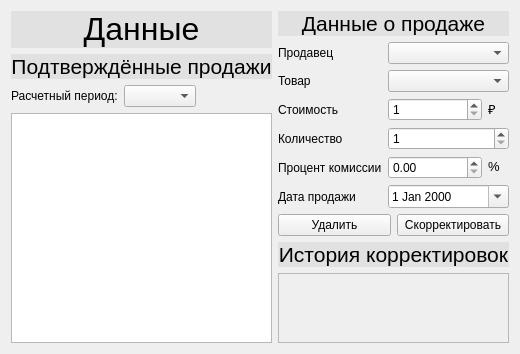
              <widget class="QWidget" name="tabCorrection">
               <attribute name="title">
                <string>Корректировки</string>
               </attribute>
               <layout class="QHBoxLayout" name="horizontalLayout_7">
                <item>
                 <layout class="QVBoxLayout" name="verticalLayout_11">
                  <item>
                   <widget class="QLabel" name="label_32">
                    <property name="styleSheet">
                     <string notr="true">QLabel { background-color: rgb(225, 225, 225) }</string>
                    </property>
                    <property name="text">
                     <string>&lt;html&gt;&lt;head/&gt;&lt;body&gt;&lt;p align=&quot;center&quot;&gt;&lt;span style=&quot; font-size:24pt;&quot;&gt;Данные&lt;/span&gt;&lt;/p&gt;&lt;/body&gt;&lt;/html&gt;</string>
                    </property>
                   </widget>
                  </item>
                  <item>
                   <widget class="QLabel" name="label_33">
                    <property name="styleSheet">
                     <string notr="true">QLabel { background-color: rgb(225, 225, 225) }</string>
                    </property>
                    <property name="text">
                     <string>&lt;html&gt;&lt;head/&gt;&lt;body&gt;&lt;p align=&quot;center&quot;&gt;&lt;span style=&quot; font-size:16pt;&quot;&gt;Подтверждённые продажи&lt;/span&gt;&lt;/p&gt;&lt;/body&gt;&lt;/html&gt;</string>
                    </property>
                   </widget>
                  </item>
                  <item>
                   <layout class="QHBoxLayout" name="horizontalLayout_25">
                    <item>
                     <widget class="QLabel" name="label_34">
                      <property name="text">
                       <string>Расчетный период:</string>
                      </property>
                     </widget>
                    </item>
                    <item>
                     <widget class="QComboBox" name="accountingPeriodComboBox"/>
                    </item>
                    <item>
                     <spacer name="horizontalSpacer_6">
                      <property name="orientation">
                       <enum>Qt::Horizontal</enum>
                      </property>
                      <property name="sizeHint" stdset="0">
                       <size>
                        <width>40</width>
                        <height>20</height>
                       </size>
                      </property>
                     </spacer>
                    </item>
                   </layout>
                  </item>
                  <item>
                   <widget class="QTableView" name="saleForCorrectionTable">
                    <property name="showGrid">
                     <bool>true</bool>
                    </property>
                    <attribute name="horizontalHeaderCascadingSectionResizes">
                     <bool>false</bool>
                    </attribute>
                   </widget>
                  </item>
                 </layout>
                </item>
                <item>
                 <layout class="QVBoxLayout" name="verticalLayout_12">
                  <item>
                   <widget class="QLabel" name="label_35">
                    <property name="styleSheet">
                     <string notr="true">QLabel { background-color: rgb(225, 225, 225) }</string>
                    </property>
                    <property name="text">
                     <string>&lt;html&gt;&lt;head/&gt;&lt;body&gt;&lt;p align=&quot;center&quot;&gt;&lt;span style=&quot; font-size:16pt;&quot;&gt;Данные о продаже&lt;/span&gt;&lt;/p&gt;&lt;/body&gt;&lt;/html&gt;</string>
                    </property>
                   </widget>
                  </item>
                  <item>
                   <layout class="QFormLayout" name="formLayout_7">
                    <item row="0" column="0">
                     <widget class="QLabel" name="label_36">
                      <property name="text">
                       <string>Продавец</string>
                      </property>
                     </widget>
                    </item>
                    <item row="0" column="1">
                     <widget class="QComboBox" name="correctionSalerComboBox"/>
                    </item>
                    <item row="1" column="0">
                     <widget class="QLabel" name="label_37">
                      <property name="text">
                       <string>Товар</string>
                      </property>
                     </widget>
                    </item>
                    <item row="1" column="1">
                     <widget class="QComboBox" name="correctionProductComboBox"/>
                    </item>
                    <item row="2" column="0">
                     <widget class="QLabel" name="label_38">
                      <property name="text">
                       <string>Стоимость</string>
                      </property>
                     </widget>
                    </item>
                    <item row="2" column="1">
                     <layout class="QHBoxLayout" name="horizontalLayout_5">
                      <item>
                       <widget class="QSpinBox" name="correctionPrice">
                        <property name="minimum">
                         <number>1</number>
                        </property>
                        <property name="maximum">
                         <number>99999999</number>
                        </property>
                       </widget>
                      </item>
                      <item>
                       <widget class="QLabel" name="label_39">
                        <property name="minimumSize">
                         <size>
                          <width>21</width>
                          <height>18</height>
                         </size>
                        </property>
                        <property name="maximumSize">
                         <size>
                          <width>21</width>
                          <height>18</height>
                         </size>
                        </property>
                        <property name="text">
                         <string>&lt;html&gt;&lt;head/&gt;&lt;body&gt;&lt;p&gt;&lt;span style=&quot; font-size:10pt;&quot;&gt;₽&lt;/span&gt;&lt;/p&gt;&lt;/body&gt;&lt;/html&gt;</string>
                        </property>
                       </widget>
                      </item>
                     </layout>
                    </item>
                    <item row="3" column="0">
                     <widget class="QLabel" name="label_40">
                      <property name="text">
                       <string>Количество</string>
                      </property>
                     </widget>
                    </item>
                    <item row="3" column="1">
                     <widget class="QSpinBox" name="correctionProductsCount">
                      <property name="minimum">
                       <number>1</number>
                      </property>
                      <property name="maximum">
                       <number>999</number>
                      </property>
                     </widget>
                    </item>
                    <item row="4" column="0">
                     <widget class="QLabel" name="label_41">
                      <property name="text">
                       <string>Процент комиссии</string>
                      </property>
                     </widget>
                    </item>
                    <item row="4" column="1">
                     <layout class="QHBoxLayout" name="horizontalLayout_6">
                      <item>
                       <widget class="QDoubleSpinBox" name="correctionPercent">
                        <property name="maximum">
                         <double>100.000000000000000</double>
                        </property>
                       </widget>
                      </item>
                      <item>
                       <widget class="QLabel" name="label_42">
                        <property name="minimumSize">
                         <size>
                          <width>21</width>
                          <height>18</height>
                         </size>
                        </property>
                        <property name="maximumSize">
                         <size>
                          <width>21</width>
                          <height>18</height>
                         </size>
                        </property>
                        <property name="text">
                         <string>&lt;html&gt;&lt;head/&gt;&lt;body&gt;&lt;p&gt;&lt;span style=&quot; font-size:10pt;&quot;&gt;%&lt;/span&gt;&lt;/p&gt;&lt;/body&gt;&lt;/html&gt;</string>
                        </property>
                       </widget>
                      </item>
                     </layout>
                    </item>
                    <item row="5" column="0">
                     <widget class="QLabel" name="label_43">
                      <property name="text">
                       <string>Дата продажи</string>
                      </property>
                     </widget>
                    </item>
                    <item row="5" column="1">
                     <widget class="QDateEdit" name="correctionDateOfSale">
                      <property name="enabled">
                       <bool>true</bool>
                      </property>
                      <property name="wrapping">
                       <bool>false</bool>
                      </property>
                      <property name="frame">
                       <bool>true</bool>
                      </property>
                      <property name="buttonSymbols">
                       <enum>QAbstractSpinBox::UpDownArrows</enum>
                      </property>
                      <property name="keyboardTracking">
                       <bool>true</bool>
                      </property>
                      <property name="showGroupSeparator" stdset="0">
                       <bool>false</bool>
                      </property>
                      <property name="minimumDate">
                       <date>
                        <year>1900</year>
                        <month>9</month>
                        <day>14</day>
                       </date>
                      </property>
                      <property name="calendarPopup">
                       <bool>true</bool>
                      </property>
                     </widget>
                    </item>
                   </layout>
                  </item>
                  <item>
                   <layout class="QHBoxLayout" name="horizontalLayout_32">
                    <item>
                     <widget class="QPushButton" name="correctionDeleteOrRestoreButton">
                      <property name="text">
                       <string>Удалить</string>
                      </property>
                     </widget>
                    </item>
                    <item>
                     <widget class="QPushButton" name="addCorrectionButton">
                      <property name="text">
                       <string>Скорректировать</string>
                      </property>
                     </widget>
                    </item>
                   </layout>
                  </item>
                  <item>
                   <widget class="QLabel" name="label_44">
                    <property name="styleSheet">
                     <string notr="true">QLabel { background-color: rgb(225, 225, 225) }</string>
                    </property>
                    <property name="text">
                     <string>&lt;html&gt;&lt;head/&gt;&lt;body&gt;&lt;p align=&quot;center&quot;&gt;&lt;span style=&quot; font-size:16pt;&quot;&gt;История корректировок&lt;/span&gt;&lt;/p&gt;&lt;/body&gt;&lt;/html&gt;</string>
                    </property>
                   </widget>
                  </item>
                  <item>
                   <widget class="QScrollArea" name="correctionHistoryList">
                    <property name="widgetResizable">
                     <bool>true</bool>
                    </property>
                    <widget class="QWidget" name="scrollAreaWidgetContents">
                     <property name="geometry">
                      <rect>
                       <x>0</x>
                       <y>0</y>
                       <width>98</width>
                       <height>28</height>
                      </rect>
                     </property>
                    </widget>
                   </widget>
                  </item>
                 </layout>
                </item>
               </layout>
              </widget>
